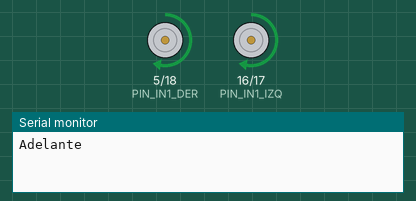
A sketch run on a simulated ESP32. On the bench: motor-driver pin pairs drawn as motors (green arrow = first pin HIGH = forward, orange = second pin HIGH = backward, longer = more drive, scaled by the enable pin), the last lines printed to the serial monitor.

Above: at 0.1 s.
At 1.9 s:
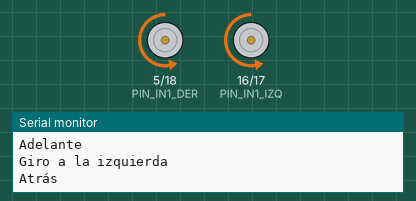
At 2.9 s:
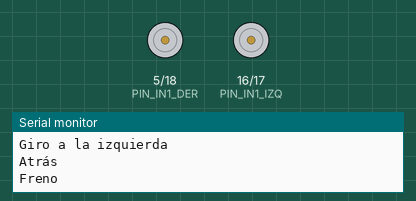
Timing chart, 0 to 4.4 s (numbered marks = the images above):
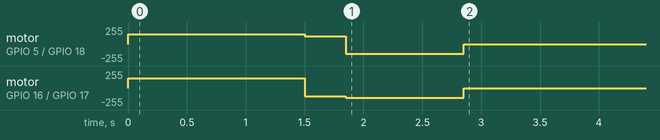

The sketch:

mover-motores.ino
```cpp
// Mover los motores: el robot avanza, gira, retrocede y frena, y cuenta por el Serial
// qué está haciendo. Cambia los números para ver qué pasa.
#include "pines.h"

// Mueve los motores: valores de -255 (atrás) a 255 (adelante). En el ESP32 el PWM se hace con
// ledcWrite, en los pines que setup() preparó con ledcAttach.
void motores(int izq, int der) {
  digitalWrite(PIN_IN1_IZQ, izq >= 0);
  digitalWrite(PIN_IN2_IZQ, izq < 0);
  digitalWrite(PIN_IN1_DER, der >= 0);
  digitalWrite(PIN_IN2_DER, der < 0);
  ledcWrite(PIN_PWM_IZQ, constrain(abs(izq), 0, 255));
  ledcWrite(PIN_PWM_DER, constrain(abs(der), 0, 255));
}

void setup() {
  Serial.begin(115200);
  pinMode(PIN_IN1_IZQ, OUTPUT);
  pinMode(PIN_IN2_IZQ, OUTPUT);
  pinMode(PIN_IN1_DER, OUTPUT);
  pinMode(PIN_IN2_DER, OUTPUT);
  ledcAttach(PIN_PWM_IZQ, 5000, 8);  // PWM de 5 kHz y 8 bits: de 0 a 255
  ledcAttach(PIN_PWM_DER, 5000, 8);

  Serial.println("Adelante");
  motores(150, 150);       // los dos motores hacia adelante, igual de rápido
  delay(1500);

  Serial.println("Giro a la izquierda");
  motores(-120, 120);      // una rueda atrás y la otra adelante: gira sobre su eje
  delay(350);

  Serial.println("Atrás");
  motores(-150, -150);     // los dos hacia atrás
  delay(1000);

  Serial.println("Freno");
  motores(0, 0);
}

void loop() {
  // Ya terminó: no hace nada más.
}
```

pines.h
```cpp
// Pines de la placa Dynamis V2: así está cableado el robot.
#pragma once
const uint8_t PIN_PWM_IZQ = 4, PIN_IN1_IZQ = 16, PIN_IN2_IZQ = 17;
const uint8_t PIN_PWM_DER = 19, PIN_IN1_DER = 5, PIN_IN2_DER = 18;
const uint8_t PINES_QTR[8] = {36, 39, 34, 35, 32, 33, 25, 26};
const uint8_t PIN_LEDON_QTR = 27;  // enciende los emisores del QTRX-MD-08A
// Multiplexor TCA9548A (0x70): canal 0 el TCS34725 izquierdo, 1 el derecho y 2 el VL53L0X.
const uint8_t DIRECCION_MUX = 0x70;
const uint8_t CANAL_COLOR_IZQ = 0, CANAL_COLOR_DER = 1, CANAL_LASER = 2;
```
